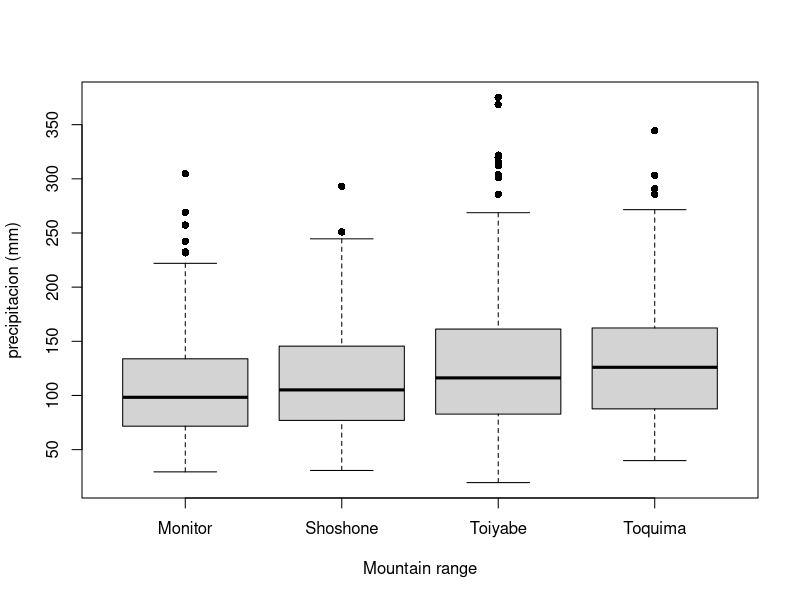
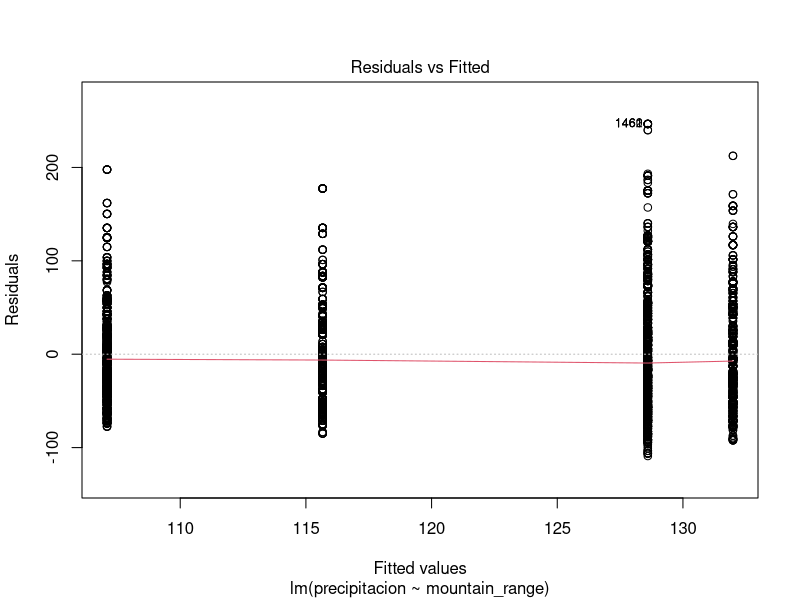
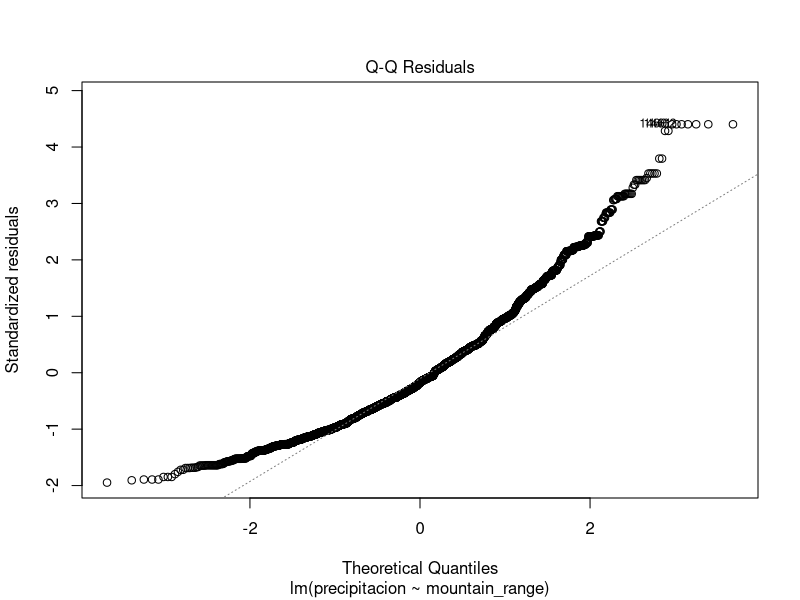
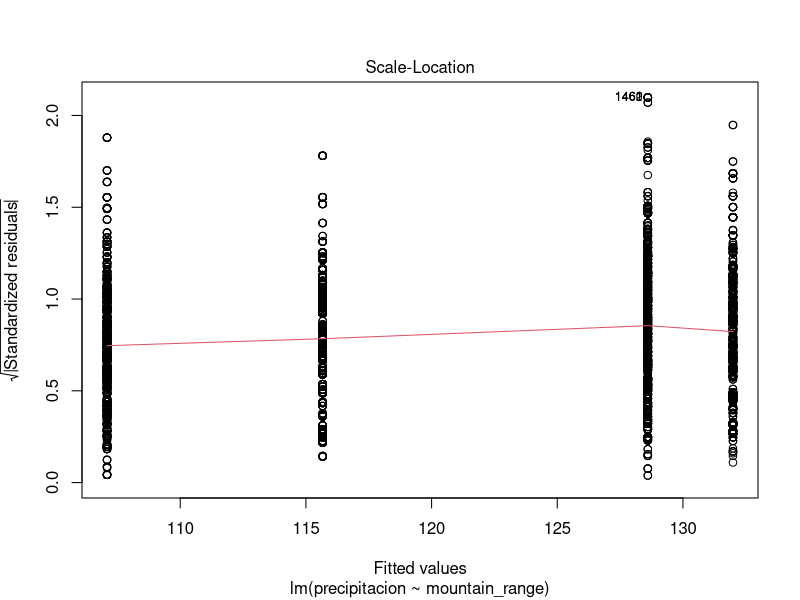
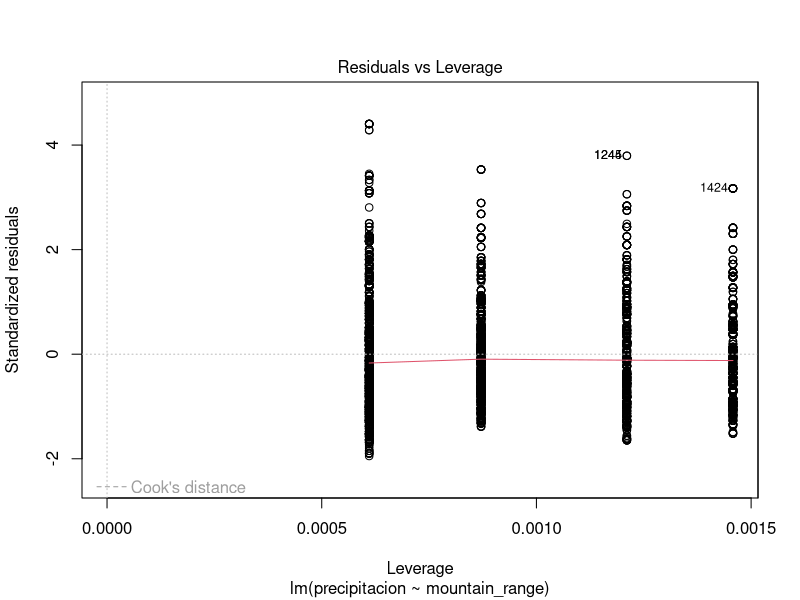
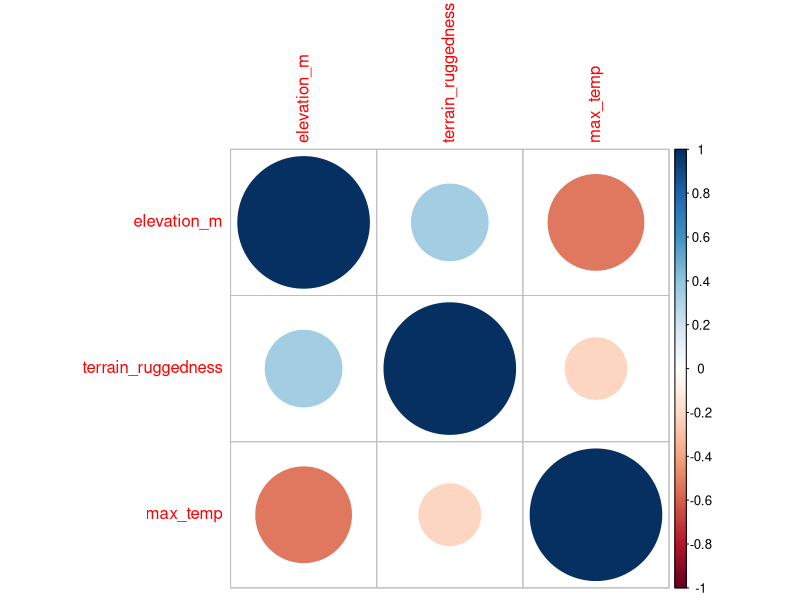
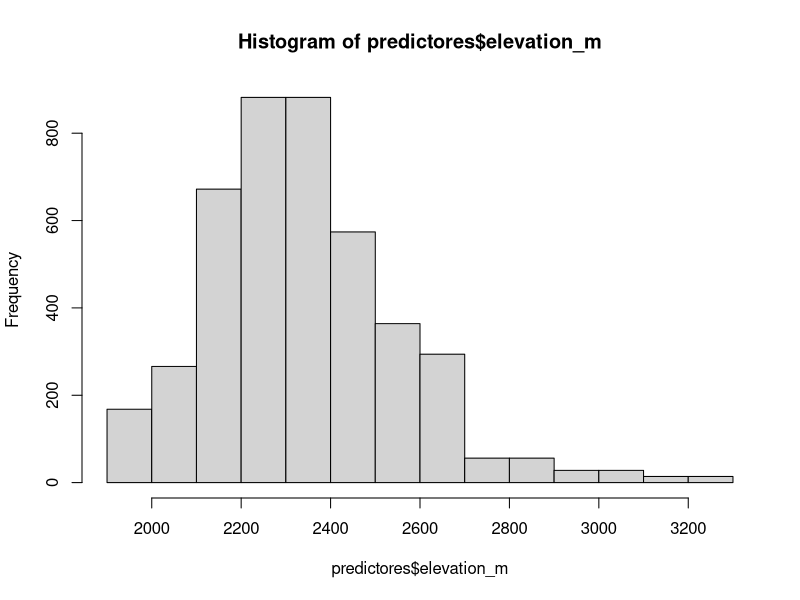
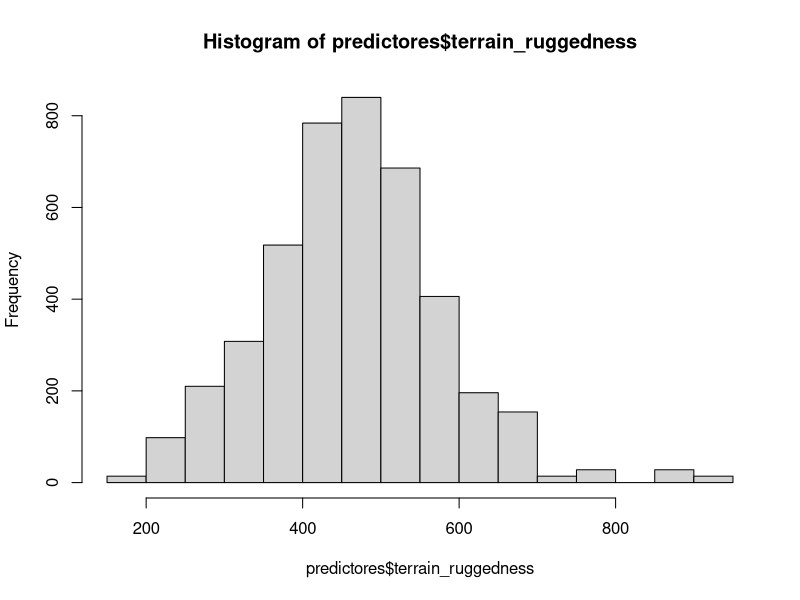

Source code (R) for these figures, in order: (Note: this script raises an error after producing the figures.)
### Curso Taller de R para investigadores 
### Script parte 2 - modelos lineales parte 2

# cargamos los paquetes de funciones que usaremos
library(ggplot2)

# para replicar los mismos resultados en cada participante
# usamos set.seed para que cada generacion aleatoria
# nos entregue los exactos mismos resultados
set.seed(111)

## ANOVA

# datos de la variable respuesta continua: 
# precipitación, temperatura mínima y temperatura máxima
# cargamos los datos
predictores <- read.csv("data/predictor_variables.csv", stringsAsFactors = FALSE)

# datos de la variable respuesta continua: precipitación
# variables predictoras categoricas: canyon or mountain range
train_data <- data.frame(precipitacion = predictores$precipitation,
                         mountain_range = predictores$mountain_range)

### visualizar los datos
boxplot(precipitacion ~ mountain_range, 
        data = train_data, 
        pch = 16, 
        xlab = "Mountain range", ylab = "precipitacion (mm)")


# ajustar el modelo
mod <- lm(precipitacion ~ mountain_range, data = train_data)

# chequeo visual de los resultados
plot(mod)

# `summarise` es una función para reportar un resumen del modelo
summary(mod)
# se puede ver que el modelo uso montana "Monitor" como nivel defecto

levels(train_data$mountain_range)
levels(as.factor(train_data$mountain_range))
# Monitor es el primer nivel

# si cambiamos el orden, vamos a tener una montana diferente como defecto:
train_data$mountain_range <- factor(train_data$mountain_range, 
                                    levels = c('Shoshone', 'Monitor', 
                                               'Toiyabe', 'Toquima'))

mod <- lm(precipitacion ~ mountain_range, data = train_data)
summary(mod)

## podemos visualizar como el modelo entiende niveles de variables categoricas
# viendo la matriz
model.matrix(~ mountain_range, data = train_data)


# t-test 
# convertir las niveles de montana de 4 a 2 para hacer ttest
train_data$region <- ifelse(train_data$mountain_range %in% 
                              c("Monitor", "Toquima"), "East", "West")
tmod <- t.test(precipitacion ~ region, data = train_data)
tmod

### Mas variables predictoras
# vamos a mirar la corelacion entre 
# mismo como round(cor(predictor_variables), 2)
predictor_variables <- predictores[, c(7, 8, 15)]
cor_pred <- cor(predictor_variables)
cor_mat <- round(cor_pred, 2)
corrplot::corrplot(cor_mat)

# solucion: sacar variables hasta que ninguna tienen alta correlación

# variables predictoras - transformaciones para normalizar
hist(predictores$elevation_m)
hist(predictores$terrain_ruggedness)
# se ven bien

train_data$terrain_ruggedness <- predictores$terrain_ruggedness
train_data$elevacion <- predictores$elevation_m

mod_multiple <- lm(precipitacion ~ elevacion + terrain_ruggedness, 
                   data = train_data)
summary(mod_multiple)
# tratamos de summarisar 
# precipitacion ~ -144.8 + 0.108*elevacion + 0.02916*terrain_ruggedness 
                  # + N(0, 51.39)

# es buen practica estandardizar variables predictoras continuas 
train_data <- train_data |>
  dplyr::mutate(scaled_elevacion = scale(elevacion),
                scaled_terrain_ruggedness = scale(terrain_ruggedness))
names(train_data)

mod_scaled <- lm(precipitacion ~ scaled_elevacion + scaled_terrain_ruggedness, 
                 data = train_data)
summary(mod_scaled)
# podemos ver que el RSE y los R2 son los mismos
# los estimaciones de las variables cambiaron dado a la escala de las variables
# 1. es modelo convierge mas fácilmente cuando las variables están en la misma
# escala. 
# 2. Mas fácil comparar tamaño de los efectos 


### Múltiples variables predictoras: interacciones
plot(precipitacion ~ elevacion, data = train_data, 
     pch = 16, las = 1, bty = "l", cex = 0.9,
     col = alpha(col_palette[25], 0.8),
     xlab = "elevacion (m)", ylab = "precipitacion (mm)")
mod <- lm(precipitacion ~ elevacion * mountain_range,
          data = train_data)
for (i in seq_len(3))
  abline(coef(mod)[1] - i * 150, coef(mod)[2] + i * 0.07, 
         col = col_palette[floor(i * 75)], lwd = 3)

# recordamos que este formula es un truco para definir el modelo mas rápido
# pero esta descriviendo este modelo:
# precipitacion ~ intercepto + elevacion + montana + 
#                 elevacion * montana
